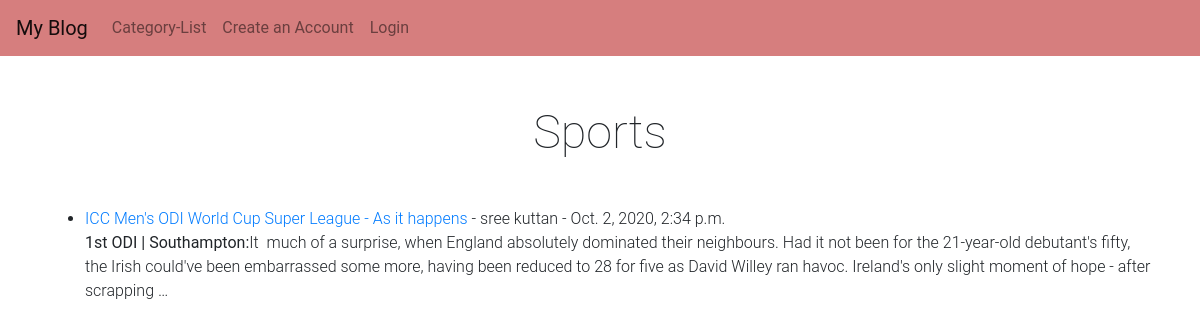
The app's page /category/Sports/ with its own data.
### blog/models.py (models this page shows, shortened)
class Post(models.Model):
    title = models.CharField(max_length=255, verbose_name='Title')
    header_image = models.ImageField(null=True, blank=True, upload_to="images/")
    title_tag = models.CharField(max_length=255, verbose_name='Title Tag')
    author = models.ForeignKey(User, on_delete=models.CASCADE, verbose_name='Author')
    body = RichTextField(blank=True, null=True)
    post_date = models.DateTimeField(auto_now_add=True)
    category = models.CharField(max_length=255, verbose_name='Category')
    snippet = models.CharField(max_length=255, verbose_name='Snippet')
    likes =  models.ManyToManyField(User, related_name='blog_post')

### blog/views.py (the view)
# urls.py: path('category/<str:cats>/', CategoryView, name="category"),
def CategoryView(request, cats):
    category_posts = Post.objects.filter(category=cats)
    return render(request, 'categories.html',{'cats':cats.title(), 'category_posts': category_posts})

### blog/templates/categories.html (shortened to what this page needs)
{% extends 'base.html' %}
{% load static %}
{% block content %}
<link href="/static/djangoproject/css/style.css" rel="stylesheet">
{% if category_posts %}
<h1 class="head">{{ cats }}</h1>
            <ul>
                {% for post in category_posts %}
                <li class="p_title1">
                    <a href="{% url 'details' post.pk %}">{{ post.title }}</a>
                    - {{ post.author.first_name }} {{ post.author.last_name }}
                    - {{ post.post_date }}
                    {{ post.body|safe|truncatewords:"50" }}
                </li>
                {% endfor %}
            </ul>
{% else %}
<div class="alert alert-info" role="alert">
    <h4 class="msginfo">Sorry this page does not exists!</h4>
</div>
{% endif %}
{% endblock content %}

### static/djangoproject/css/style.css (style rules this page uses)
body { font-family: 'Roboto', sans-serif; }
.head { font-family: 'Roboto', sans-serif; font-size: 35pt !important; font-weight: 200 !important; text-align: center; margin: 1em 0 1em 0; }
.p_title1 { font-family: 'Roboto', sans-serif; font-size: 12pt !important; font-weight: 300 !important; }

### records on screen
Post: category "Sports", title "ICC Men's ODI World Cup Super League - As it happens", author.first_name "sree", author.last_name "kuttan", post_date "Oct. 2, 2020, 2:34 p.m.", body "1st ODI | Southampton: It much of a surprise, when England absolutely dominated their neighbours. Had it not been for the 21-year-old debutant's fifty, the Irish could've been embarrassed some more, having been reduced to 28 for five as David Willey ran havoc. Ireland's only slight moment of hope - after scrapping …"
